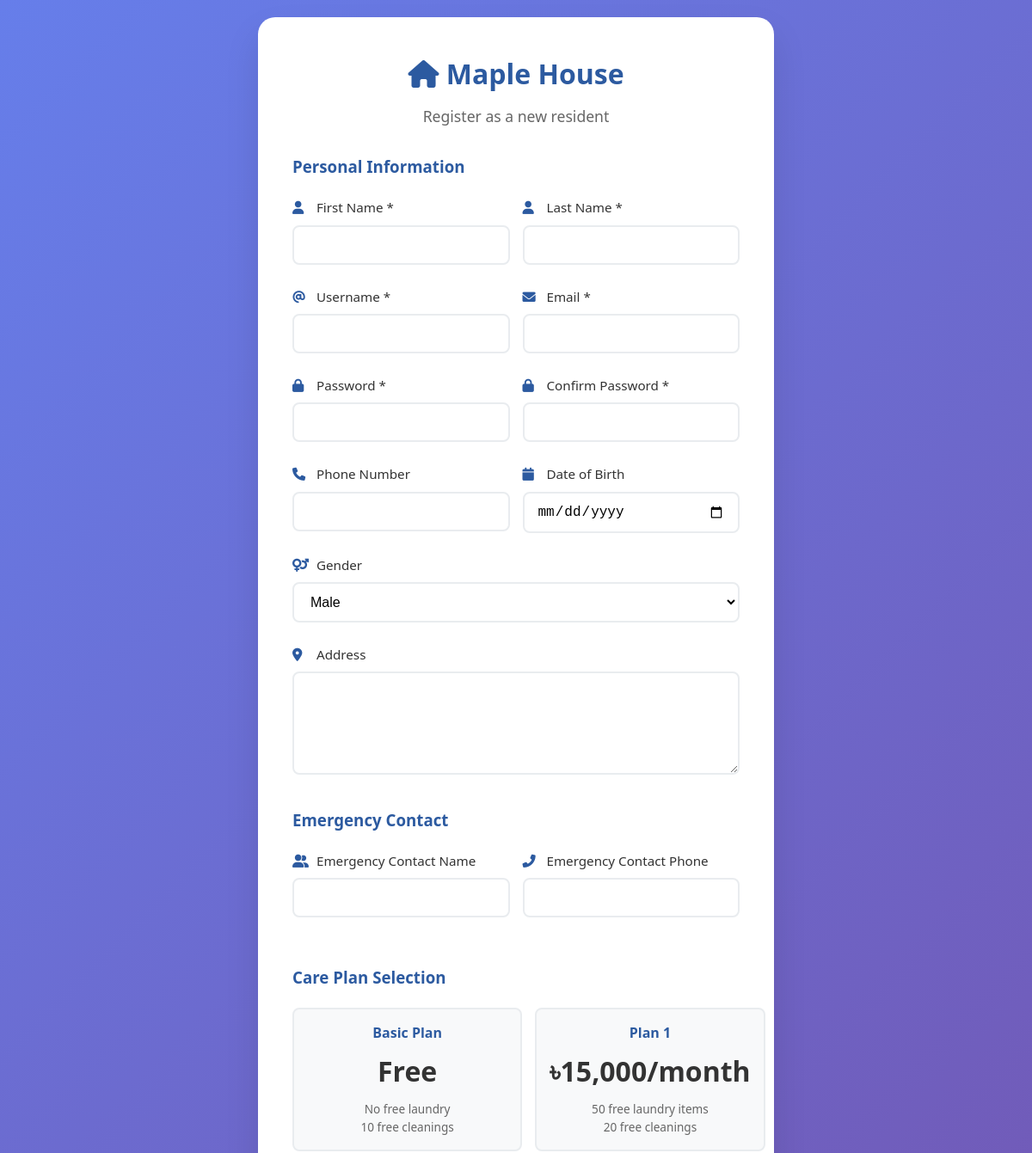
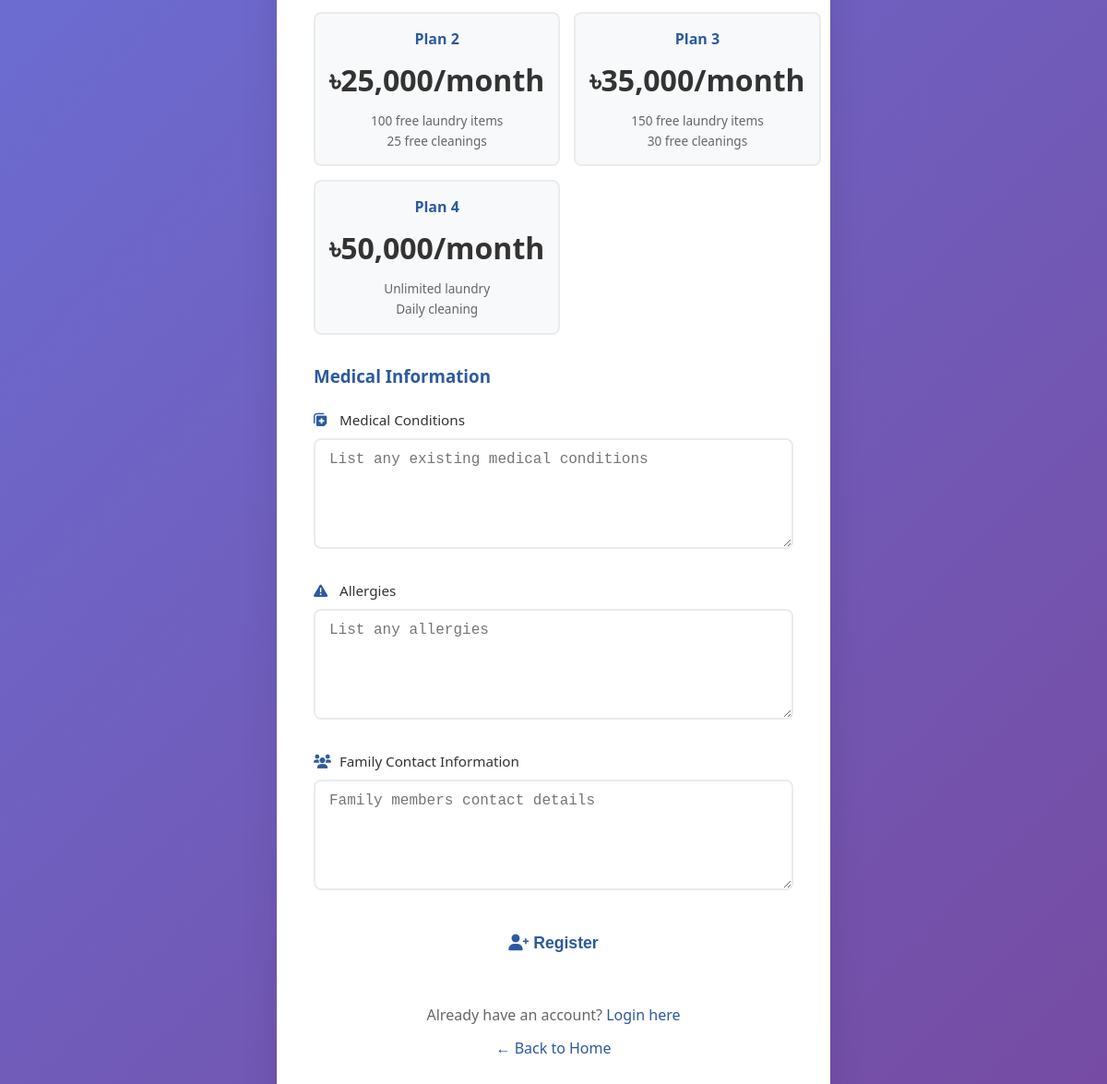
/register.php, run on the app's committed database (2 pictures, top to bottom).
### tables this page shows
CREATE TABLE `payment_plans` (
  `id` int(11) NOT NULL,
  `plan_name` varchar(50) NOT NULL,
  `monthly_fee` decimal(10,2) DEFAULT 0.00,
  `yearly_fee` decimal(10,2) DEFAULT 0.00,
  `laundry_limit` int(11) DEFAULT 0,
  `cleaning_limit` int(11) DEFAULT 0,
  `description` text DEFAULT NULL,
  `created_at` timestamp NOT NULL DEFAULT current_timestamp()
);

### register.php (the view, shortened to what this page needs)
<?php
$database = new Database();
$db = $database->getConnection();
$plans_query = "SELECT * FROM payment_plans ORDER BY monthly_fee ASC";
$plans_stmt = $db->prepare($plans_query);
$plans_stmt->execute();
$payment_plans = $plans_stmt->fetchAll(PDO::FETCH_ASSOC);
?>
<!DOCTYPE html>
<html lang="en">
<head>
    <link rel="stylesheet" href="assets/css/style.css">
    <link rel="stylesheet" href="assets/css/auth.css">
    <link href="https://cdnjs.cloudflare.com/ajax/libs/font-awesome/6.0.0/css/all.min.css" rel="stylesheet">
</head>
<body class="auth-body">
    <div class="auth-container" style="max-width: 600px;">
        <div class="auth-card">
            <div class="auth-header">
                <h2><i class="fas fa-home"></i> Maple House</h2>
                <p>Register as a new resident</p>
            </div>
            <form class="auth-form register-form" method="POST" action="">
                <h3 style="color: #2c5aa0; margin-bottom: 20px;">Personal Information</h3>
                <div class="form-row">
                    <div class="form-group">
                        <label for="first_name">
                            <i class="fas fa-user"></i>
                            First Name *
                        </label>
                        <input type="text" id="first_name" name="first_name" required
                               value="<?php echo isset($_POST['first_name']) ? htmlspecialchars($_POST['first_name']) : ''; ?>">
                    </div>
                    <div class="form-group">
                        <label for="last_name">
                            <i class="fas fa-user"></i>
                            Last Name *
                        </label>
                        <input type="text" id="last_name" name="last_name" required
                               value="<?php echo isset($_POST['last_name']) ? htmlspecialchars($_POST['last_name']) : ''; ?>">
                    </div>
                </div>
                <div class="form-row">
                    <div class="form-group">
                        <label for="username">
                            <i class="fas fa-at"></i>
                            Username *
                        </label>
                        <input type="text" id="username" name="username" required
                               value="<?php echo isset($_POST['username']) ? htmlspecialchars($_POST['username']) : ''; ?>">
                    </div>
                    <div class="form-group">
                        <label for="email">
                            <i class="fas fa-envelope"></i>
                            Email *
                        </label>
                        <input type="email" id="email" name="email" required
                               value="<?php echo isset($_POST['email']) ? htmlspecialchars($_POST['email']) : ''; ?>">
                    </div>
                </div>
                <div class="form-row">
                    <div class="form-group">
                        <label for="password">
                            <i class="fas fa-lock"></i>
                            Password *
                        </label>
                        <input type="password" id="password" name="password" required>
                    </div>
                    <div class="form-group">
                        <label for="confirm_password">
                            <i class="fas fa-lock"></i>
                            Confirm Password *
                        </label>
                        <input type="password" id="confirm_password" name="confirm_password" required>
                    </div>
                </div>
                <div class="form-row">
                    <div class="form-group">
                        <label for="phone">
                            <i class="fas fa-phone"></i>
                            Phone Number
                        </label>
                        <input type="tel" id="phone" name="phone"
                               value="<?php echo isset($_POST['phone']) ? htmlspecialchars($_POST['phone']) : ''; ?>">
                    </div>
                    <div class="form-group">
                        <label for="date_of_birth">
                            <i class="fas fa-calendar"></i>
                            Date of Birth
                        </label>
                        <input type="date" id="date_of_birth" name="date_of_birth"
                               value="<?php echo isset($_POST['date_of_birth']) ? $_POST['date_of_birth'] : ''; ?>">
                    </div>
                </div>
                <div class="form-group">
                    <label for="gender">
                        <i class="fas fa-venus-mars"></i>
                        Gender
                    </label>
                    <select id="gender" name="gender">
                        <option value="Male" <?php echo (isset($_POST['gender']) && $_POST['gender'] == 'Male') ? 'selected' : ''; ?>>Male</option>
                    </select>
                </div>
                <div class="form-group">
                    <label for="address">
                        <i class="fas fa-map-marker-alt"></i>
                        Address
                    </label>
                    <textarea id="address" name="address" rows="3"><?php echo isset($_POST['address']) ? htmlspecialchars($_POST['address']) : ''; ?></textarea>
                </div>
                <h3 style="color: #2c5aa0; margin: 30px 0 20px;">Emergency Contact</h3>
                <div class="form-row">
                    <div class="form-group">
                        <label for="emergency_contact_name">
                            <i class="fas fa-user-friends"></i>
                            Emergency Contact Name
                        </label>
                        <input type="text" id="emergency_contact_name" name="emergency_contact_name"
                               value="<?php echo isset($_POST['emergency_contact_name']) ? htmlspecialchars($_POST['emergency_contact_name']) : ''; ?>">
                    </div>
                    <div class="form-group">
                        <label for="emergency_contact_phone">
                            <i class="fas fa-phone-alt"></i>
                            Emergency Contact Phone
                        </label>
                        <input type="tel" id="emergency_contact_phone" name="emergency_contact_phone"
                               value="<?php echo isset($_POST['emergency_contact_phone']) ? htmlspecialchars($_POST['emergency_contact_phone']) : ''; ?>">
                    </div>
                </div>
                <h3 style="color: #2c5aa0; margin: 30px 0 20px;">Care Plan Selection</h3>
                <div class="plan-selection">
                    <?php foreach ($payment_plans as $plan): ?>
                        <div class="plan-option" onclick="selectPlan(<?php echo $plan['id']; ?>)">
                            <h4><?php echo htmlspecialchars($plan['plan_name']); ?></h4>
                            <div class="price">
                                <?php echo $plan['monthly_fee'] > 0 ? '৳' . number_format($plan['monthly_fee']) . '/month' : 'Free'; ?>
                            </div>
                            <div class="features">
                                <?php if ($plan['laundry_limit'] == -1): ?>
                                    Unlimited laundry
                                <?php elseif ($plan['laundry_limit'] > 0): ?>
                                    <?php echo $plan['laundry_limit']; ?> free laundry items
                                <?php else: ?>
                                    No free laundry
                                <?php endif; ?>
                                <br>
                                <?php if ($plan['cleaning_limit'] == -1): ?>
                                    Daily cleaning
                                <?php elseif ($plan['cleaning_limit'] > 0): ?>
                                    <?php echo $plan['cleaning_limit']; ?> free cleanings
                                <?php else: ?>
                                    No free cleaning
                                <?php endif; ?>
                            </div>
                        </div>
                    <?php endforeach; ?>
                </div>
                <h3 style="color: #2c5aa0; margin: 30px 0 20px;">Medical Information</h3>
                <div class="form-group">
                    <label for="medical_conditions">
                        <i class="fas fa-notes-medical"></i>
                        Medical Conditions
                    </label>
                    <textarea id="medical_conditions" name="medical_conditions" rows="3"
                              placeholder="List any existing medical conditions"><?php echo isset($_POST['medical_conditions']) ? htmlspecialchars($_POST['medical_conditions']) : ''; ?></textarea>
                </div>
                <div class="form-group">
                    <label for="allergies">
                        <i class="fas fa-exclamation-triangle"></i>
                        Allergies
                    </label>
                    <textarea id="allergies" name="allergies" rows="2"
                              placeholder="List any allergies"><?php echo isset($_POST['allergies']) ? htmlspecialchars($_POST['allergies']) : ''; ?></textarea>
                </div>
                <div class="form-group">
                    <label for="family_contact_info">
                        <i class="fas fa-users"></i>
                        Family Contact Information
                    </label>
                    <textarea id="family_contact_info" name="family_contact_info" rows="3"
                              placeholder="Family members contact details"><?php echo isset($_POST['family_contact_info']) ? htmlspecialchars($_POST['family_contact_info']) : ''; ?></textarea>
                </div>
                <button type="submit" name="register" class="btn btn-primary btn-full">
                    <i class="fas fa-user-plus"></i>
                    Register
                </button>
            </form>
            <div class="auth-links">
                <p>Already have an account? <a href="login.php">Login here</a></p>
                <p><a href="index.php">← Back to Home</a></p>
            </div>
        </div>
    </div>
</body>
</html>

### assets/css/style.css (style rules this page uses)
* { margin: 0; padding: 0; box-sizing: border-box; }
body { font-family: 'Segoe UI', Tahoma, Geneva, Verdana, sans-serif; line-height: 1.6; color: #333; background-color: #f8f9fa; }
.btn { padding: 15px 30px; border-radius: 30px; text-decoration: none; font-weight: 600; transition: all 0.3s; border: none; cursor: pointer; display: inline-block; text-align: center; }
.btn-primary { background: #fff; color: #2c5aa0; }
.features { list-style: none; }
.price { font-size: 2rem; font-weight: bold; color: #2c5aa0; margin-bottom: 25px; }
.form-group { margin-bottom: 25px; }
.form-group input, .form-group textarea { width: 100%; padding: 15px; border: 2px solid #e9ecef; border-radius: 8px; font-size: 1rem; transition: border-color 0.3s; }
.form-group textarea { resize: vertical; min-height: 120px; }

### assets/css/auth.css (style rules this page uses)
.auth-body { background: linear-gradient(135deg, #667eea 0%, #764ba2 100%); min-height: 100vh; display: flex; align-items: center; justify-content: center; padding: 20px; }
.auth-container { width: 100%; max-width: 450px; }
.auth-card { background: white; border-radius: 20px; padding: 40px; box-shadow: 0 20px 40px rgba(0, 0, 0, 0.1); animation: slideUp 0.5s ease-out; }
.auth-header { text-align: center; margin-bottom: 30px; }
.auth-header h2 { color: #2c5aa0; font-size: 2rem; margin-bottom: 10px; }
.auth-header p { color: #666; font-size: 1.1rem; }
.auth-form .form-group { margin-bottom: 25px; }
.auth-form label { display: block; margin-bottom: 8px; color: #333; font-weight: 500; font-size: 0.95rem; }
.auth-form label i { margin-right: 8px; color: #2c5aa0; width: 16px; }
.auth-form input, .auth-form select, .auth-form textarea { width: 100%; padding: 12px 15px; border: 2px solid #e9ecef; border-radius: 8px; font-size: 1rem; transition: all 0.3s ease; background: #fff; }
.btn-full { width: 100%; padding: 15px; font-size: 1.1rem; margin-bottom: 20px; }
.auth-links { text-align: center; margin-top: 20px; }
.auth-links p { margin: 10px 0; color: #666; }
.auth-links a { color: #2c5aa0; text-decoration: none; font-weight: 500; transition: color 0.3s; }
.register-form .form-row { display: grid; grid-template-columns: 1fr 1fr; gap: 15px; }
.plan-selection { display: grid; grid-template-columns: 1fr 1fr; gap: 15px; margin-bottom: 20px; }
.plan-option { background: #f8f9fa; border: 2px solid #e9ecef; border-radius: 8px; padding: 15px; text-align: center; cursor: pointer; transition: all 0.3s ease; }
.plan-option h4 { color: #2c5aa0; margin-bottom: 5px; }
.plan-option .price { font-weight: bold; color: #333; margin-bottom: 8px; }
.plan-option .features { font-size: 0.85rem; color: #666; }

### data on the page
payment_plans: plan_name "Basic Plan", monthly_fee "Free", laundry_limit "No free laundry", cleaning_limit "10"
payment_plans: plan_name "Plan 1", monthly_fee "15,000", laundry_limit "50", cleaning_limit "20"
payment_plans: plan_name "Plan 2", monthly_fee "25,000", laundry_limit "100", cleaning_limit "25"
payment_plans: plan_name "Plan 3", monthly_fee "35,000", laundry_limit "150", cleaning_limit "30"
payment_plans: plan_name "Plan 4", monthly_fee "50,000", laundry_limit "Unlimited laundry", cleaning_limit "Daily cleaning"
